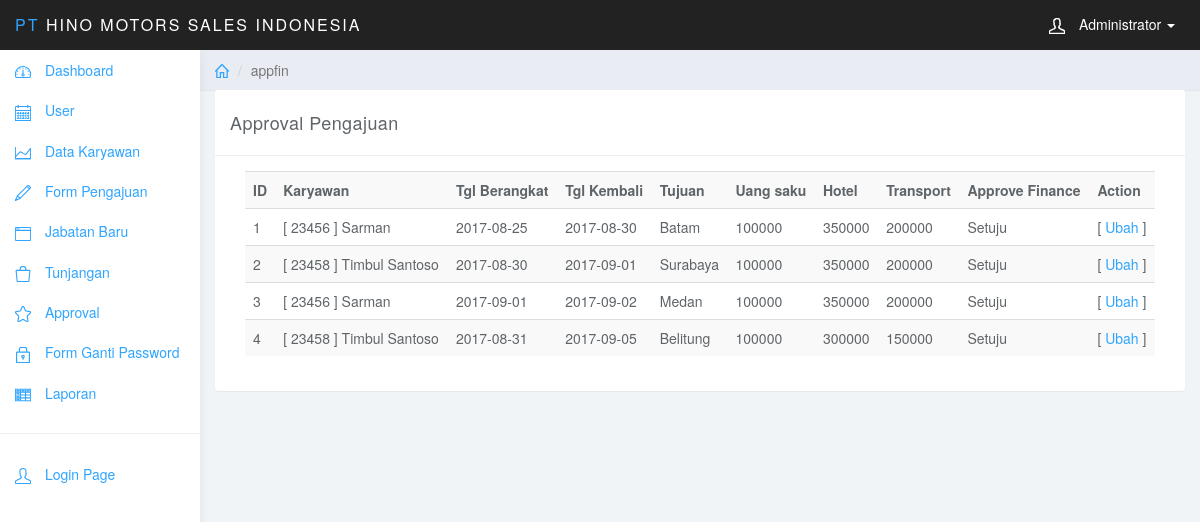
The app's page /index.php?page=appfin (signed in), older data.
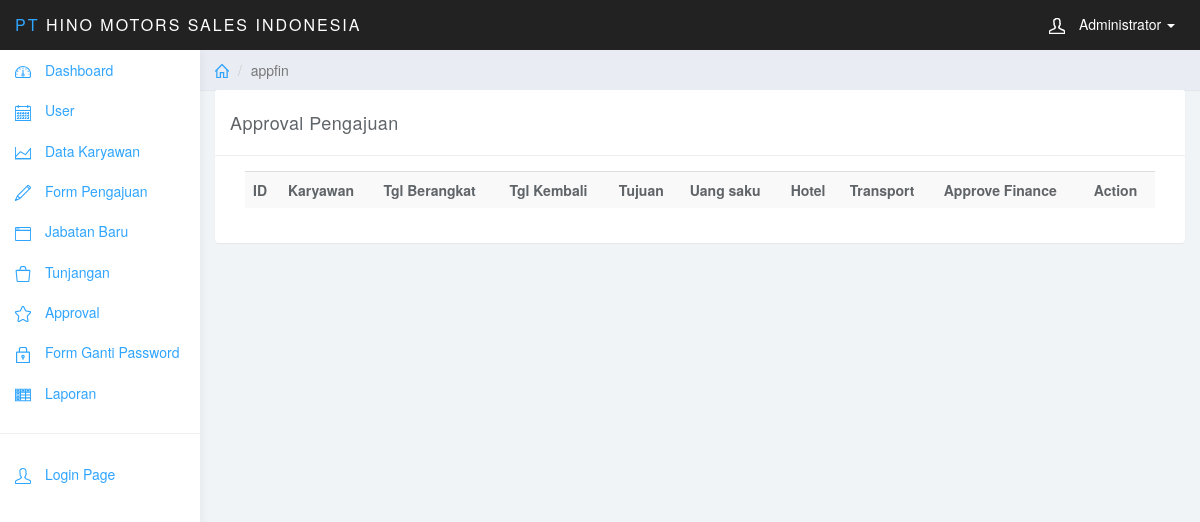
The same page, newer data.
### tables this page shows
CREATE TABLE IF NOT EXISTS `pengajuan_tb` (
`id` int(11) NOT NULL,
  `nik` int(20) NOT NULL,
  `tg_berangkat` date NOT NULL,
  `tg_pulang` date NOT NULL,
  `tujuan` varchar(255) NOT NULL,
  `u_saku` double NOT NULL,
  `u_hotel` double NOT NULL,
  `u_trans` double NOT NULL,
  `app_divhead` varchar(20) NOT NULL,
  `app_finance` varchar(20) NOT NULL,
  `CreatedDate` date DEFAULT NULL,
  `AppDateFin` date DEFAULT NULL,
  `AppDateDiv` date DEFAULT NULL,
  `AppFin` varchar(20) DEFAULT NULL,
  `AppDiv` varchar(20) DEFAULT NULL
);

CREATE TABLE IF NOT EXISTS `karyawan_tb` (
  `nik` int(20) NOT NULL,
  `nama` varchar(50) NOT NULL,
  `jabatan` int(11) NOT NULL,
  `divisi` varchar(20) NOT NULL
);

### page/appfin.php (the view)
<div class="panel panel-default">
    <div class="panel-heading">Approval Pengajuan</div>
    <div class="panel-body">
        <div class="col-sm-12">
            <div class="table-responsive">
                <table class="table table-striped">
                    <tr>
                        <th>ID</th>
                        <th>Karyawan</th>
                        <th>Tgl Berangkat</th>
                        <th>Tgl Kembali</th>
                        <th>Tujuan</th>
                        <th>Uang saku</th>
                        <th>Hotel</th>
                        <th>Transport</th>
                        <th>Approve Finance</th>
                        <th>Action</th>
                    </tr>
                    <?php
                    $r = $con->query("SELECT pengajuan_tb.*,karyawan_tb.nama FROM pengajuan_tb INNER JOIN karyawan_tb ON pengajuan_tb.nik = karyawan_tb.nik");
                    while ($rr = $r->fetch_array()) {
                    ?>
                    <tr>
                        <td><?php echo $rr['id'];?></td>
                        <td><?php echo "[ ".$rr['nik']." ] ".ucfirst($rr['nama']);?></td>
                        <td><?php echo $rr['tg_berangkat'];?></td>
                        <td><?php echo $rr['tg_pulang'];?></td>
                        <td><?php echo ucfirst($rr['tujuan']);?></td>
                        <td><?php echo $rr['u_saku'];?></td>
                        <td><?php echo $rr['u_hotel'];?></td>
                        <td><?php echo $rr['u_trans'];?></td>
                        <td><?php echo ucfirst($rr['app_finance']);?></td>
                        <td>[<a href="index.php?page=approval2&id=<?php echo $rr['id']; ?>"> Ubah </a> ]</td>
                        <?php
                        }
                        ?>
                </table>
            </div>
        </div>
    </div>
</div>

Row changes from the older to the newer data that the page shows:
removed pengajuan_tb: id "1", nik "23456", karyawan_tb.nama "Sarman", tg_berangkat "2017-08-25", tg_pulang "2017-08-30", tujuan "Batam", u_saku "100000", u_hotel "350000", u_trans "200000", app_finance "Setuju"
removed pengajuan_tb: id "2", nik "23458", karyawan_tb.nama "Timbul Santoso", tg_berangkat "2017-08-30", tg_pulang "2017-09-01", tujuan "Surabaya", u_saku "100000", u_hotel "350000", u_trans "200000", app_finance "Setuju"
removed pengajuan_tb: id "3", nik "23456", karyawan_tb.nama "Sarman", tg_berangkat "2017-09-01", tg_pulang "2017-09-02", tujuan "Medan", u_saku "100000", u_hotel "350000", u_trans "200000", app_finance "Setuju"
removed pengajuan_tb: id "4", nik "23458", karyawan_tb.nama "Timbul Santoso", tg_berangkat "2017-08-31", tg_pulang "2017-09-05", tujuan "Belitung", u_saku "100000", u_hotel "300000", u_trans "150000", app_finance "Setuju"
